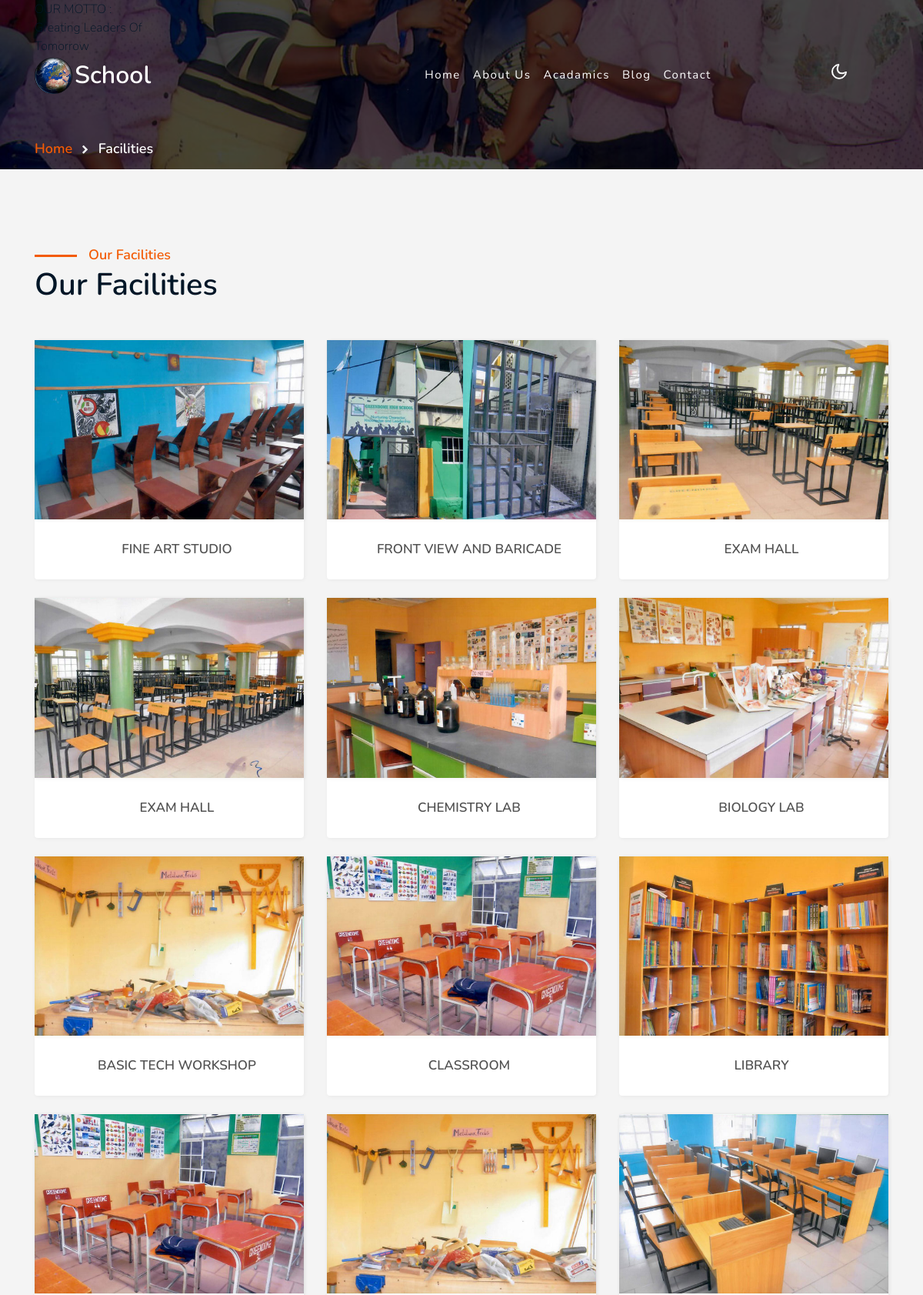
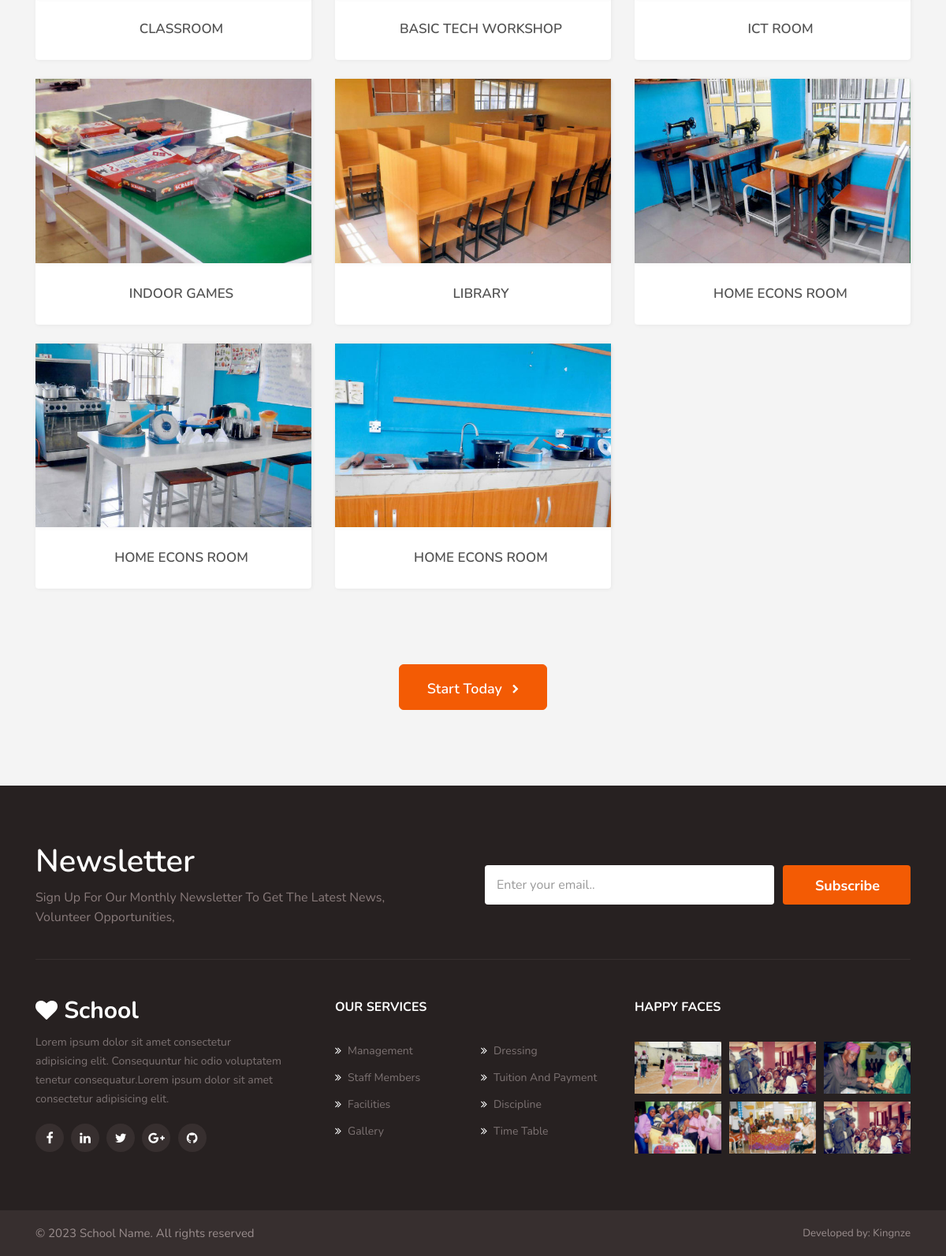
Screenshot of /facilities with the database file from the repository (2 pictures, top to bottom).
### education/models.py (models this page shows, shortened)
class Facilities(models.Model):
    title = models.CharField(max_length=550)
    leadimg = models.ImageField(default='myleadimg.jpg')
    published = models.BooleanField(default=True)
    flag = models.BooleanField(default=False)
    date_posted = models.DateTimeField(default=datetime.now())
    class Meta:
        db_table = 'Facilities'
        managed = True
        verbose_name = 'Facilities'
        verbose_name_plural = 'Facilities'

### education/views.py (the view)
# urls.py: path('facilities',views.facilities,name='facilities'),
def facilities(request):
    facilities = Facilities.objects.order_by('-date_posted').filter(published=True).filter(flag=False)
    context = {
        'facilities': facilities,
    }
    return render(request,'education/facilities.html',context)

### templates/education/facilities.html (shortened to what this page needs)
{% extends "base.html" %}
{% load static %}
{% block content %}
<div class="inner-banner">
    <section class="w3l-breadcrumb">
      <div class="container">
        <ul class="breadcrumbs-custom-path">
          <li><a href="{% url 'index' %}">Home</a></li>
          <li class="active"><span class="fa fa-chevron-right mx-2" aria-hidden="true"></span> Facilities</li>
        </ul>
      </div>
    </section>
  </div>
  <section class="w3l-blogpost-content w3l-courses py-5">
    <div class="container py-md-5">
      <div class="header-title mb-md-5 mb-4">
        <span class="sub-title">Our Facilities</span>
        <h3 class="hny-title text-left">Our Facilities</h3>
      </div>
      <div class="row">
        {% if facilities %}
        {% for item in facilities %}
        <div class="col-lg-4 col-md-6 item">
          <div class="card">
            <div class="card-header p-0 position-relative">
              <a href="#">
                <img class="card-img-bottom d-block " src="{{item.leadimg.url}}" alt="Card image cap">
              </a>
            </div>
            <div class="card-body blog-details">
              <h4 class="text-center">{{ item.title }}</h4>
            </div>
          </div>
          <br>
        </div>
        {% endfor %}
        {% endif %}
      </div>
      <div class="course-button mt-lg-4 text-center">
      <a href="{% url 'contact' %}" class="btn btn-style btn-primary pt-lg-3 mt-sm-5 mt-4">Start Today <span
          class="fa fa-chevron-right ml-2" aria-hidden="true"></span></a>
        </div>
    </div>
  </section>
{% endblock content %}

### templates/base.html (shortened to what this page needs)
{% load static %}
<!doctype html>
<html lang="en">
  <head>
    <head>
            <link href="{% static 'css/style.css' %}" rel='stylesheet' type='text/css' />
    </head>
  </head>
  <body>
    {% include 'nav.html' %}
    {% block content %}
    {% endblock content %}
    {% include 'footer.html' %}
  </body>
</html>

### templates/nav.html (shortened to what this page needs)
{% load static %}
<header id="site-header" class="fixed-top">
    <div class="container">
        <div class="row">
            <div class="col-md-2">
                <marquee style="color: var(--heading-color); font-size:medium; font-weight: 200;" behavior="" direction="">OUR MOTTO : Greating Leaders Of Tomorrow </marquee>
            </div>
        </div>
        <nav class="navbar navbar-expand-lg navbar-dark stroke">
            <a class="navbar-brand" href="{% url 'index' %}">
                <img style="height: 47px; border-radius: 49px; width: 49px; margin-right: 2rem;" src="{% static 'images/p01lckx1.jpg' %}" alt="Your logo" title="Your logo" style="height:45px; border-radius: 20px;" />
            </a>
            <h1 ><a  style="margin-right: 3rem;" class="navbar-brand" href="{% url 'index' %}">
                School
                </a></h1>
            <div class="collapse navbar-collapse" id="navbarTogglerDemo02">
                <ul class="navbar-nav mr-auto">
                    <li {% if '/' == request.path %}
                    class="nav-item active"
                    {% else %}
                    class="nav-item "
                    {% endif %}>
                        <a class="nav-link" href="{% url 'index' %}">Home <span class="sr-only">(current)</span></a>
                    </li>
                    <li class="nav-item dropdown">
                        <a  class="nav-link dropdown-toggle" href="#" id="navbarDropdown" role="button" data-toggle="dropdown" aria-haspopup="true"
                            aria-expanded="false">
                            About Us
                        </a>
                    </li>
                    <li  class="nav-item dropdown">
                        <a class="nav-link dropdown-toggle" href="#" id="navbarDropdown" role="button" data-toggle="dropdown" aria-haspopup="true"
                            aria-expanded="false">
                            Acadamics
                        </a>
                    </li>
                    <li {% if 'blogs' in request.path %}
                    class="nav-item active"
                    {% else %}
                    class="nav-item "
                    {% endif %}>
                        <a class="nav-link" href="{% url 'blogs' %}">Blog</a>
                    </li>
                    <li {% if 'contact' in request.path %}
                    class="nav-item active"
                    {% else %}
                    class="nav-item "
                    {% endif %}>
                        <a class="nav-link" href="{% url 'contact' %}">Contact</a>
                    </li>
                </ul>
            </div>
            <div class="mobile-position">
                <nav class="navigation">
                    <div class="theme-switch-wrapper">
                        <label class="theme-switch" for="checkbox">
                            <div class="mode-container py-1">
                                <i class="gg-moon"></i>
                            </div>
                        </label>
                    </div>
                </nav>
            </div>
        </nav>
    </div>
</header>

### templates/footer.html (shortened to what this page needs)
{% load static %}
<footer class="w3l-footer-66">
    <section class="footer-inner-main">
        <div class="footer-hny-grids py-5">
            <div class="container py-lg-4">
                <div class="text-txt">
                    <div class="row newsletter-grids-footer">
                        <div class="col-lg-6 newsletter-text pr-lg-5">
                            <h3 style="color: white;" class="hny-title two">Newsletter</h3>
                            <h4>Sign up for our monthly newsletter to get the latest news, volunteer opportunities,
                            </h4>
                        </div>
                        <div class="col-lg-6 newsletter-right">
                            <form action="#" method="POST" class="footer-newsletter">
                                <input type="email" name="email" class="form-input"
                                    placeholder="Enter your email..">
                                <button type="submit" class="btn">Subscribe</button>
                            </form>
                        </div>
                    </div>
                    <div class="right-side">
                        <div class="row sub-columns">
                            <div class="col-lg-4 col-md-6 sub-one-left pr-lg-4">
                                <h2><a class="navbar-brand" href="index.html">
                                        <span class="fa fa-heart"></span> School
                                    </a></h2>
                                <p class="pr-lg-4">Lorem ipsum dolor sit amet consectetur adipisicing elit.
                                    Consequuntur hic odio voluptatem tenetur consequatur.Lorem ipsum dolor sit amet
                                    consectetur adipisicing elit. </p>
                                <div class="columns-2">
                                    <ul class="social">
                                        <li><a href="#facebook"><span class="fa fa-facebook"
                                                    aria-hidden="true"></span></a>
                                        </li>
                                        <li><a href="#linkedin"><span class="fa fa-linkedin"
                                                    aria-hidden="true"></span></a>
                                        </li>
                                        <li><a href="#twitter"><span class="fa fa-twitter"
                                                    aria-hidden="true"></span></a>
                                        </li>
                                        <li><a href="#google"><span class="fa fa-google-plus"
                                                    aria-hidden="true"></span></a>
                                        </li>
                                        <li><a href="#github"><span class="fa fa-github"
                                                    aria-hidden="true"></span></a>
                                        </li>
                                    </ul>
                                </div>
                            </div>
                            <div class="col-lg-4 col-md-6 sub-one-left">
                                <h6>Our Services</h6>
                                <div class="mid-footer-gd sub-two-right">
                                    <ul>
                                        <li><a href="{% url 'management' %}"><span class="fa fa-angle-double-right mr-2"></span>Management</a>
                                        </li>
                                        <li><a href="{% url 'staff_members' %}"><span class="fa fa-angle-double-right mr-2"></span>Staff Members</a>
                                        </li>
                                        <li><a href="{% url 'facilities' %}"><span class="fa fa-angle-double-right mr-2"></span>Facilities</a>
                                        </li>
                                        <li><a href="{% url 'gallery' %}"><span class="fa fa-angle-double-right mr-2"></span>Gallery</a>
                                        </li>
                                    </ul>
                                    <ul>
                                        <li><a href="{% url 'dressing' %}"><span
                                                    class="fa fa-angle-double-right mr-2"></span>Dressing</a>
                                        </li>
                                        <li><a href="{% url 'tuition_and_payment' %}"><span class="fa fa-angle-double-right mr-2"></span>Tuition And Payment</a>
                                        </li>
                                        <li><a href="{% url 'discipline' %}"><span
                                                    class="fa fa-angle-double-right mr-2"></span>Discipline</a></li>
                                        <li><a href="{% url 'time_table' %}"><span class="fa fa-angle-double-right mr-2"></span>Time Table</a>
                                        </li>
                                    </ul>
                                </div>
                            </div>
                            <div class="col-lg-4 col-md-6 sub-one-left">
                                <h6>Happy Faces</h6>
                                <div class="instagram-feeds">
                                    <div class="b-img"> <a href="#url"><img src="{% static 'images/slide-2.jpg' %}"
                                                class="img-fluid" alt=""></a></div>
                                    <div class="b-img"> <a href="#url"><img src="{% static 'images/slide-3.jpg' %}"
                                                class="img-fluid" alt=""></a></div>
                                    <div class="b-img"> <a href="#url"><img src="{% static 'images/slide-4.jpg' %}"
                                                class="img-fluid" alt=""></a></div>
                                    <div class="b-img"> <a href="#url"><img src="{% static 'images/slide-5.jpg' %}"
                                                class="img-fluid" alt=""></a></div>
                                    <div class="b-img"> <a href="#url"><img src="{% static 'images/slide-6.jpg' %}"
                                                class="img-fluid" alt=""></a></div>
                                    <div class="b-img"> <a href="#url"><img src="{% static 'images/slide-3.jpg' %}"
                                                class="img-fluid" alt=""></a></div>
                                </div>
                            </div>
                        </div>
                    </div>
                </div>
            </div>
        </div>
        <div class="below-section">
            <div class="container">
                <div class="copyright-footer">
                    <div class="columns text-lg-left">
                        <p>© 2023 School Name. All rights reserved</p>
                    </div>
                    <ul class="columns text-lg-right">
                        <li><p style="font-size:smaller;">Developed by: Kingnze</p></li>
                    </ul>
                </div>
            </div>
        </div>
    </section>
</footer>

### rows the page displays
Facilities: leadimg (picture), title "FINE ART STUDIO"
Facilities: leadimg (picture), title "FRONT VIEW AND BARICADE"
Facilities: leadimg (picture), title "EXAM HALL"
Facilities: leadimg (picture), title "EXAM HALL"
Facilities: leadimg (picture), title "CHEMISTRY LAB"
Facilities: leadimg (picture), title "BIOLOGY LAB"
Facilities: leadimg (picture), title "BASIC TECH WORKSHOP"
Facilities: leadimg (picture), title "CLASSROOM"
Facilities: leadimg (picture), title "LIBRARY"
Facilities: leadimg (picture), title "CLASSROOM"
Facilities: leadimg (picture), title "BASIC TECH WORKSHOP"
Facilities: leadimg (picture), title "ICT ROOM"
Facilities: leadimg (picture), title "INDOOR GAMES"
Facilities: leadimg (picture), title "LIBRARY"
Facilities: leadimg (picture), title "HOME ECONS ROOM"
Facilities: leadimg (picture), title "HOME ECONS ROOM"
Facilities: leadimg (picture), title "HOME ECONS ROOM"
